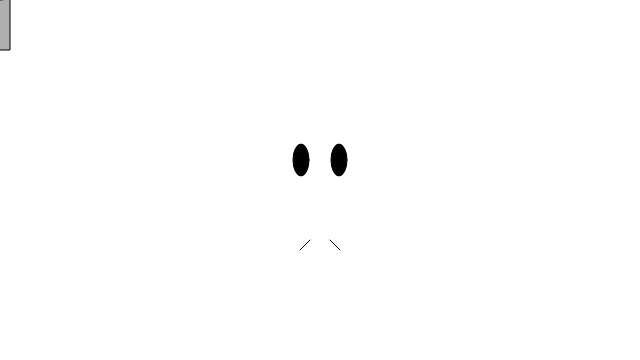
Frame 1 (no input)
Frame 60 (no input): identical to frame 1, image omitted
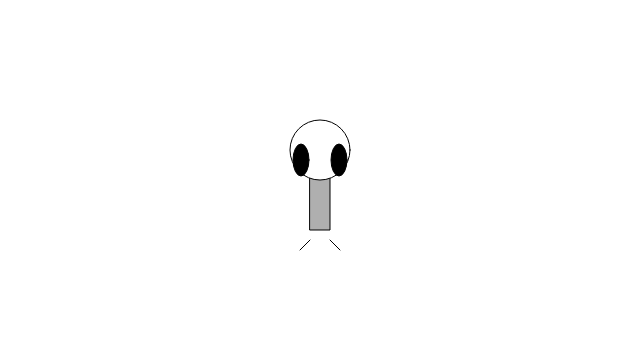
Frame 120 (the mouse pressed at the canvas centre since frame 60)

The p5.js sketch that drew these frames (run headless with seeded random() and noise() and a simulated clock; from frame 60 on, the mouse is pressed at the canvas centre):

// p5.js sketch
// ── sketch.js
// Learning Processing
// Daniel Shiffman
// http://www.learningprocessing.com

// Example 3-3: Zoog as dynamic sketch with variation
function setup() {
  createCanvas(640,360);  // Set the size of the window
}

function draw() {
  background(255);  // Draw a white background 
  
  // Set ellipses and rects to CENTER mode
  ellipseMode(CENTER);
  rectMode(CENTER); 
  
  // Draw Zoog's body
  stroke(0);
  fill(175);
  // Zoog's body is drawn at the location (mouseX, mouseY).
  rect(mouseX,mouseY,20,100);

  // Draw Zoog's head
  stroke(0);
  fill(255);
  // Zoog�s head is drawn above the body at the location (mouseX, mouseY - 30).
  ellipse(mouseX,mouseY-30,60,60); 

  // Eyes
  fill(0); 
  ellipse(301, 160, 16, 32); 
  ellipse(339, 160, 16, 32);

  // Legs
  stroke(0);
  line(310, 240, 300, 250);
  line(330, 240, 340, 250);
}
